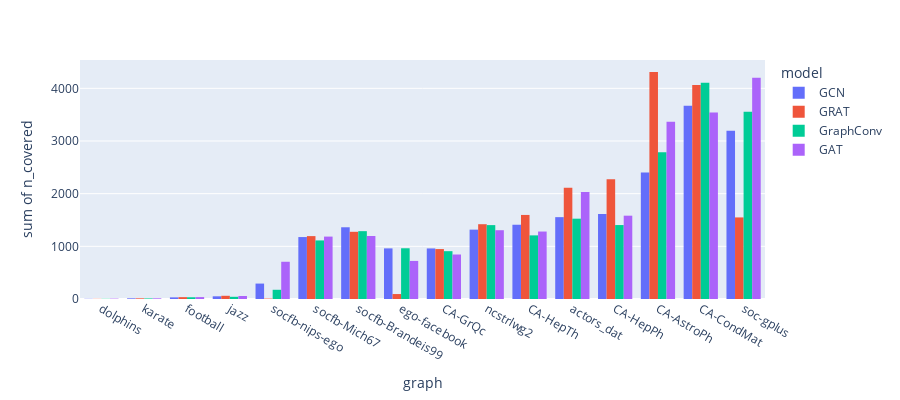

Notebook source saved alongside this figure:
### Code cell
fig = px.histogram(Full, x="graph", y="n_covered",
             color='model', barmode='group',
             height=400)
fig.show()

### Figure 1 — Plotly figure (JSON) as saved in the notebook; plotly's stock layout.template omitted (floating-point values rounded to 4 significant figures)
{"data": [{"alignmentgroup": "True", "bingroup": "x", "histfunc": "sum", "hovertemplate": "model=GCN<br>graph=%{x}<br>sum of n_covered=%{y}<extra></extra>", "legendgroup": "GCN", "marker": {"color": "#636efa"}, "name": "GCN", "offsetgroup": "GCN", "orientation": "v", "showlegend": true, "type": "histogram", "x": ["dolphins", "karate", "football", "jazz", "socfb-nips-ego", "socfb-Mich67", "socfb-Brandeis99", "ego-facebook", "CA-GrQc", "ncstrlwg2", "CA-HepTh", "actors_dat", "CA-HepPh", "CA-AstroPh", "CA-CondMat", "soc-gplus"], "xaxis": "x", "y": [4, 13, 31, 51, 293, 1176, 1362, 961, 960, 1317, 1410, 1554, 1614, 2402, 3669, 3195], "yaxis": "y"}, {"alignmentgroup": "True", "bingroup": "x", "histfunc": "sum", "hovertemplate": "model=GRAT<br>graph=%{x}<br>sum of n_covered=%{y}<extra></extra>", "legendgroup": "GRAT", "marker": {"color": "#EF553B"}, "name": "GRAT", "offsetgroup": "GRAT", "orientation": "v", "showlegend": true, "type": "histogram", "x": ["dolphins", "karate", "football", "jazz", "socfb-nips-ego", "socfb-Mich67", "socfb-Brandeis99", "ego-facebook", "CA-GrQc", "ncstrlwg2", "CA-HepTh", "actors_dat", "CA-HepPh", "CA-AstroPh", "CA-CondMat", "soc-gplus"], "xaxis": "x", "y": [3, 13, 35, 61, 8, 1194, 1276, 94, 948, 1420, 1596, 2114, 2275, 4311, 4063, 1549], "yaxis": "y"}, {"alignmentgroup": "True", "bingroup": "x", "histfunc": "sum", "hovertemplate": "model=GraphConv<br>graph=%{x}<br>sum of n_covered=%{y}<extra></extra>", "legendgroup": "GraphConv", "marker": {"color": "#00cc96"}, "name": "GraphConv", "offsetgroup": "GraphConv", "orientation": "v", "showlegend": true, "type": "histogram", "x": ["dolphins", "karate", "football", "jazz", "socfb-nips-ego", "socfb-Mich67", "socfb-Brandeis99", "ego-facebook", "CA-GrQc", "ncstrlwg2", "CA-HepTh", "actors_dat", "CA-HepPh", "CA-AstroPh", "CA-CondMat", "soc-gplus"], "xaxis": "x", "y": [4, 11, 33, 42, 175, 1112, 1288, 963, 908, 1403, 1208, 1525, 1404, 2787, 4107, 3556], "yaxis": "y"}, {"alignmentgroup": "True", "bingroup": "x", "histfunc": "sum", "hovertemplate": "model=GAT<br>graph=%{x}<br>sum of n_covered=%{y}<extra></extra>", "legendgroup": "GAT", "marker": {"color": "#ab63fa"}, "name": "GAT", "offsetgroup": "GAT", "orientation": "v", "showlegend": true, "type": "histogram", "x": ["dolphins", "karate", "football", "jazz", "socfb-nips-ego", "socfb-Mich67", "socfb-Brandeis99", "ego-facebook", "CA-GrQc", "ncstrlwg2", "CA-HepTh", "actors_dat", "CA-HepPh", "CA-AstroPh", "CA-CondMat", "soc-gplus"], "xaxis": "x", "y": [7, 13, 36, 57, 707, 1185, 1196, 723, 845, 1306, 1281, 2032, 1582, 3365, 3539, 4201], "yaxis": "y"}], "layout": {"barmode": "group", "height": 400, "legend": {"title": {"text": "model"}, "tracegroupgap": 0}, "margin": {"t": 60}, "xaxis": {"anchor": "y", "domain": [0, 1], "title": {"text": "graph"}}, "yaxis": {"anchor": "x", "domain": [0, 1], "title": {"text": "sum of n_covered"}}}}
